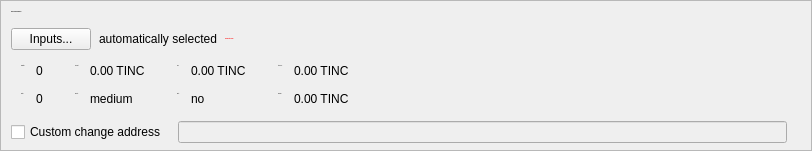
    <widget class="QFrame" name="frameCoinControl">
     <property name="sizePolicy">
      <sizepolicy hsizetype="Expanding" vsizetype="Expanding">
       <horstretch>0</horstretch>
       <verstretch>0</verstretch>
      </sizepolicy>
     </property>
     <property name="maximumSize">
      <size>
       <width>16777215</width>
       <height>16777215</height>
      </size>
     </property>
     <property name="frameShape">
      <enum>QFrame::StyledPanel</enum>
     </property>
     <property name="frameShadow">
      <enum>QFrame::Sunken</enum>
     </property>
     <layout class="QVBoxLayout" name="verticalLayoutCoinControl2">
      <property name="spacing">
       <number>0</number>
      </property>
      <property name="leftMargin">
       <number>0</number>
      </property>
      <property name="topMargin">
       <number>0</number>
      </property>
      <property name="rightMargin">
       <number>0</number>
      </property>
      <property name="bottomMargin">
       <number>6</number>
      </property>
      <item>
       <layout class="QVBoxLayout" name="verticalLayoutCoinControl" stretch="0,0,0,0,1">
        <property name="spacing">
         <number>0</number>
        </property>
        <property name="leftMargin">
         <number>10</number>
        </property>
        <property name="topMargin">
         <number>10</number>
        </property>
        <item>
         <layout class="QHBoxLayout" name="horizontalLayoutCoinControl1">
          <property name="bottomMargin">
           <number>15</number>
          </property>
          <item>
           <widget class="QLabel" name="labelCoinControlFeatures">
            <property name="sizePolicy">
             <sizepolicy hsizetype="Preferred" vsizetype="Maximum">
              <horstretch>0</horstretch>
              <verstretch>0</verstretch>
             </sizepolicy>
            </property>
            <property name="font">
             <font>
              <pointsize>-1</pointsize>
              <weight>75</weight>
              <bold>true</bold>
             </font>
            </property>
            <property name="styleSheet">
             <string notr="true">font-weight:bold;</string>
            </property>
            <property name="text">
             <string>Coin Control Features</string>
            </property>
           </widget>
          </item>
         </layout>
        </item>
        <item>
         <layout class="QHBoxLayout" name="horizontalLayoutCoinControl2" stretch="0,0,0,0">
          <property name="spacing">
           <number>8</number>
          </property>
          <property name="bottomMargin">
           <number>10</number>
          </property>
          <item>
           <widget class="QPushButton" name="pushButtonCoinControl">
            <property name="styleSheet">
             <string notr="true"/>
            </property>
            <property name="text">
             <string>Inputs...</string>
            </property>
            <property name="autoDefault">
             <bool>false</bool>
            </property>
           </widget>
          </item>
          <item>
           <widget class="QLabel" name="labelCoinControlAutomaticallySelected">
            <property name="text">
             <string>automatically selected</string>
            </property>
            <property name="margin">
             <number>5</number>
            </property>
           </widget>
          </item>
          <item>
           <widget class="QLabel" name="labelCoinControlInsuffFunds">
            <property name="font">
             <font>
              <pointsize>-1</pointsize>
              <weight>75</weight>
              <bold>true</bold>
             </font>
            </property>
            <property name="styleSheet">
             <string notr="true">color:red;font-weight:bold;</string>
            </property>
            <property name="text">
             <string>Insufficient funds!</string>
            </property>
            <property name="margin">
             <number>5</number>
            </property>
           </widget>
          </item>
          <item>
           <spacer name="horizontalSpacerCoinControl">
            <property name="orientation">
             <enum>Qt::Horizontal</enum>
            </property>
            <property name="sizeHint" stdset="0">
             <size>
              <width>40</width>
              <height>1</height>
             </size>
            </property>
           </spacer>
          </item>
         </layout>
        </item>
        <item>
         <widget class="QWidget" name="widgetCoinControl" native="true">
          <property name="sizePolicy">
           <sizepolicy hsizetype="Preferred" vsizetype="Preferred">
            <horstretch>0</horstretch>
            <verstretch>0</verstretch>
           </sizepolicy>
          </property>
          <property name="minimumSize">
           <size>
            <width>0</width>
            <height>0</height>
           </size>
          </property>
          <property name="styleSheet">
           <string notr="true"/>
          </property>
          <layout class="QHBoxLayout" name="horizontalLayoutCoinControl5">
           <property name="margin">
            <number>0</number>
           </property>
           <item>
            <layout class="QHBoxLayout" name="horizontalLayoutCoinControl3" stretch="0,0,0,1">
             <property name="spacing">
              <number>20</number>
             </property>
             <property name="topMargin">
              <number>0</number>
             </property>
             <property name="bottomMargin">
              <number>10</number>
             </property>
             <item>
              <layout class="QFormLayout" name="formLayoutCoinControl1">
               <property name="horizontalSpacing">
                <number>10</number>
               </property>
               <property name="verticalSpacing">
                <number>14</number>
               </property>
               <property name="leftMargin">
                <number>10</number>
               </property>
               <property name="topMargin">
                <number>4</number>
               </property>
               <property name="rightMargin">
                <number>6</number>
               </property>
               <item row="0" column="0">
                <widget class="QLabel" name="labelCoinControlQuantityText">
                 <property name="font">
                  <font>
                   <pointsize>-1</pointsize>
                  </font>
                 </property>
                 <property name="text">
                  <string>Quantity:</string>
                 </property>
                 <property name="margin">
                  <number>0</number>
                 </property>
                </widget>
               </item>
               <item row="0" column="1">
                <widget class="QLabel" name="labelCoinControlQuantity">
                 <property name="cursor">
                  <cursorShape>IBeamCursor</cursorShape>
                 </property>
                 <property name="contextMenuPolicy">
                  <enum>Qt::ActionsContextMenu</enum>
                 </property>
                 <property name="text">
                  <string notr="true">0</string>
                 </property>
                 <property name="margin">
                  <number>0</number>
                 </property>
                 <property name="textInteractionFlags">
                  <set>Qt::LinksAccessibleByMouse|Qt::TextSelectableByKeyboard|Qt::TextSelectableByMouse</set>
                 </property>
                </widget>
               </item>
               <item row="1" column="0">
                <widget class="QLabel" name="labelCoinControlBytesText">
                 <property name="font">
                  <font>
                   <pointsize>-1</pointsize>
                  </font>
                 </property>
                 <property name="text">
                  <string>Bytes:</string>
                 </property>
                </widget>
               </item>
               <item row="1" column="1">
                <widget class="QLabel" name="labelCoinControlBytes">
                 <property name="cursor">
                  <cursorShape>IBeamCursor</cursorShape>
                 </property>
                 <property name="contextMenuPolicy">
                  <enum>Qt::ActionsContextMenu</enum>
                 </property>
                 <property name="text">
                  <string notr="true">0</string>
                 </property>
                 <property name="textInteractionFlags">
                  <set>Qt::LinksAccessibleByMouse|Qt::TextSelectableByKeyboard|Qt::TextSelectableByMouse</set>
                 </property>
                </widget>
               </item>
              </layout>
             </item>
             <item>
              <layout class="QFormLayout" name="formLayoutCoinControl2">
               <property name="horizontalSpacing">
                <number>10</number>
               </property>
               <property name="verticalSpacing">
                <number>14</number>
               </property>
               <property name="leftMargin">
                <number>6</number>
               </property>
               <property name="topMargin">
                <number>4</number>
               </property>
               <property name="rightMargin">
                <number>6</number>
               </property>
               <item row="0" column="0">
                <widget class="QLabel" name="labelCoinControlAmountText">
                 <property name="font">
                  <font>
                   <pointsize>-1</pointsize>
                  </font>
                 </property>
                 <property name="text">
                  <string>Amount:</string>
                 </property>
                 <property name="margin">
                  <number>0</number>
                 </property>
                </widget>
               </item>
               <item row="0" column="1">
                <widget class="QLabel" name="labelCoinControlAmount">
                 <property name="cursor">
                  <cursorShape>IBeamCursor</cursorShape>
                 </property>
                 <property name="contextMenuPolicy">
                  <enum>Qt::ActionsContextMenu</enum>
                 </property>
                 <property name="text">
                  <string notr="true">0.00 TINC</string>
                 </property>
                 <property name="textInteractionFlags">
                  <set>Qt::LinksAccessibleByMouse|Qt::TextSelectableByKeyboard|Qt::TextSelectableByMouse</set>
                 </property>
                </widget>
               </item>
               <item row="1" column="0">
                <widget class="QLabel" name="labelCoinControlPriorityText">
                 <property name="font">
                  <font>
                   <pointsize>-1</pointsize>
                  </font>
                 </property>
                 <property name="text">
                  <string>Priority:</string>
                 </property>
                </widget>
               </item>
               <item row="1" column="1">
                <widget class="QLabel" name="labelCoinControlPriority">
                 <property name="cursor">
                  <cursorShape>IBeamCursor</cursorShape>
                 </property>
                 <property name="contextMenuPolicy">
                  <enum>Qt::ActionsContextMenu</enum>
                 </property>
                 <property name="text">
                  <string notr="true">medium</string>
                 </property>
                 <property name="textInteractionFlags">
                  <set>Qt::LinksAccessibleByMouse|Qt::TextSelectableByKeyboard|Qt::TextSelectableByMouse</set>
                 </property>
                </widget>
               </item>
              </layout>
             </item>
             <item>
              <layout class="QFormLayout" name="formLayoutCoinControl3">
               <property name="horizontalSpacing">
                <number>10</number>
               </property>
               <property name="verticalSpacing">
                <number>14</number>
               </property>
               <property name="leftMargin">
                <number>6</number>
               </property>
               <property name="topMargin">
                <number>4</number>
               </property>
               <property name="rightMargin">
                <number>6</number>
               </property>
               <item row="0" column="0">
                <widget class="QLabel" name="labelCoinControlFeeText">
                 <property name="font">
                  <font>
                   <pointsize>-1</pointsize>
                  </font>
                 </property>
                 <property name="text">
                  <string>Fee:</string>
                 </property>
                 <property name="margin">
                  <number>0</number>
                 </property>
                </widget>
               </item>
               <item row="0" column="1">
                <widget class="QLabel" name="labelCoinControlFee">
                 <property name="cursor">
                  <cursorShape>IBeamCursor</cursorShape>
                 </property>
                 <property name="contextMenuPolicy">
                  <enum>Qt::ActionsContextMenu</enum>
                 </property>
                 <property name="text">
                  <string notr="true">0.00 TINC</string>
                 </property>
                 <property name="textInteractionFlags">
                  <set>Qt::LinksAccessibleByMouse|Qt::TextSelectableByKeyboard|Qt::TextSelectableByMouse</set>
                 </property>
                </widget>
               </item>
               <item row="1" column="0">
                <widget class="QLabel" name="labelCoinControlLowOutputText">
                 <property name="font">
                  <font>
                   <pointsize>-1</pointsize>
                  </font>
                 </property>
                 <property name="text">
                  <string>Dust:</string>
                 </property>
                </widget>
               </item>
               <item row="1" column="1">
                <widget class="QLabel" name="labelCoinControlLowOutput">
                 <property name="cursor">
                  <cursorShape>IBeamCursor</cursorShape>
                 </property>
                 <property name="contextMenuPolicy">
                  <enum>Qt::ActionsContextMenu</enum>
                 </property>
                 <property name="text">
                  <string notr="true">no</string>
                 </property>
                 <property name="textInteractionFlags">
                  <set>Qt::LinksAccessibleByMouse|Qt::TextSelectableByKeyboard|Qt::TextSelectableByMouse</set>
                 </property>
                </widget>
               </item>
              </layout>
             </item>
             <item>
              <layout class="QFormLayout" name="formLayoutCoinControl4">
               <property name="horizontalSpacing">
                <number>10</number>
               </property>
               <property name="verticalSpacing">
                <number>14</number>
               </property>
               <property name="leftMargin">
                <number>6</number>
               </property>
               <property name="topMargin">
                <number>4</number>
               </property>
               <property name="rightMargin">
                <number>6</number>
               </property>
               <item row="0" column="0">
                <widget class="QLabel" name="labelCoinControlAfterFeeText">
                 <property name="font">
                  <font>
                   <pointsize>-1</pointsize>
                  </font>
                 </property>
                 <property name="text">
                  <string>After Fee:</string>
                 </property>
                 <property name="margin">
                  <number>0</number>
                 </property>
                </widget>
               </item>
               <item row="0" column="1">
                <widget class="QLabel" name="labelCoinControlAfterFee">
                 <property name="cursor">
                  <cursorShape>IBeamCursor</cursorShape>
                 </property>
                 <property name="contextMenuPolicy">
                  <enum>Qt::ActionsContextMenu</enum>
                 </property>
                 <property name="text">
                  <string notr="true">0.00 TINC</string>
                 </property>
                 <property name="textInteractionFlags">
                  <set>Qt::LinksAccessibleByMouse|Qt::TextSelectableByKeyboard|Qt::TextSelectableByMouse</set>
                 </property>
                </widget>
               </item>
               <item row="1" column="0">
                <widget class="QLabel" name="labelCoinControlChangeText">
                 <property name="font">
                  <font>
                   <pointsize>-1</pointsize>
                  </font>
                 </property>
                 <property name="text">
                  <string>Change:</string>
                 </property>
                </widget>
               </item>
               <item row="1" column="1">
                <widget class="QLabel" name="labelCoinControlChange">
                 <property name="cursor">
                  <cursorShape>IBeamCursor</cursorShape>
                 </property>
                 <property name="contextMenuPolicy">
                  <enum>Qt::ActionsContextMenu</enum>
                 </property>
                 <property name="text">
                  <string notr="true">0.00 TINC</string>
                 </property>
                 <property name="textInteractionFlags">
                  <set>Qt::LinksAccessibleByMouse|Qt::TextSelectableByKeyboard|Qt::TextSelectableByMouse</set>
                 </property>
                </widget>
               </item>
              </layout>
             </item>
            </layout>
           </item>
          </layout>
         </widget>
        </item>
        <item>
         <layout class="QHBoxLayout" name="horizontalLayoutCoinControl4" stretch="0,0,0">
          <property name="spacing">
           <number>12</number>
          </property>
          <property name="sizeConstraint">
           <enum>QLayout::SetDefaultConstraint</enum>
          </property>
          <property name="topMargin">
           <number>5</number>
          </property>
          <property name="rightMargin">
           <number>5</number>
          </property>
          <item>
           <widget class="QCheckBox" name="checkBoxCoinControlChange">
            <property name="toolTip">
             <string>If this is activated, but the change address is empty or invalid, change will be sent to a newly generated address.</string>
            </property>
            <property name="text">
             <string>Custom change address</string>
            </property>
           </widget>
          </item>
          <item>
           <widget class="QValidatedLineEdit" name="lineEditCoinControlChange">
            <property name="enabled">
             <bool>false</bool>
            </property>
            <property name="sizePolicy">
             <sizepolicy hsizetype="Expanding" vsizetype="Fixed">
              <horstretch>0</horstretch>
              <verstretch>0</verstretch>
             </sizepolicy>
            </property>
           </widget>
          </item>
          <item>
           <widget class="QLabel" name="labelCoinControlChangeLabel">
            <property name="sizePolicy">
             <sizepolicy hsizetype="Preferred" vsizetype="Expanding">
              <horstretch>0</horstretch>
              <verstretch>0</verstretch>
             </sizepolicy>
            </property>
            <property name="minimumSize">
             <size>
              <width>0</width>
              <height>0</height>
             </size>
            </property>
            <property name="text">
             <string/>
            </property>
            <property name="margin">
             <number>3</number>
            </property>
           </widget>
          </item>
         </layout>
        </item>
        <item>
         <spacer name="verticalSpacerCoinControl">
          <property name="orientation">
           <enum>Qt::Vertical</enum>
          </property>
          <property name="sizeHint" stdset="0">
           <size>
            <width>800</width>
            <height>1</height>
           </size>
          </property>
         </spacer>
        </item>
       </layout>
      </item>
     </layout>
    </widget>
